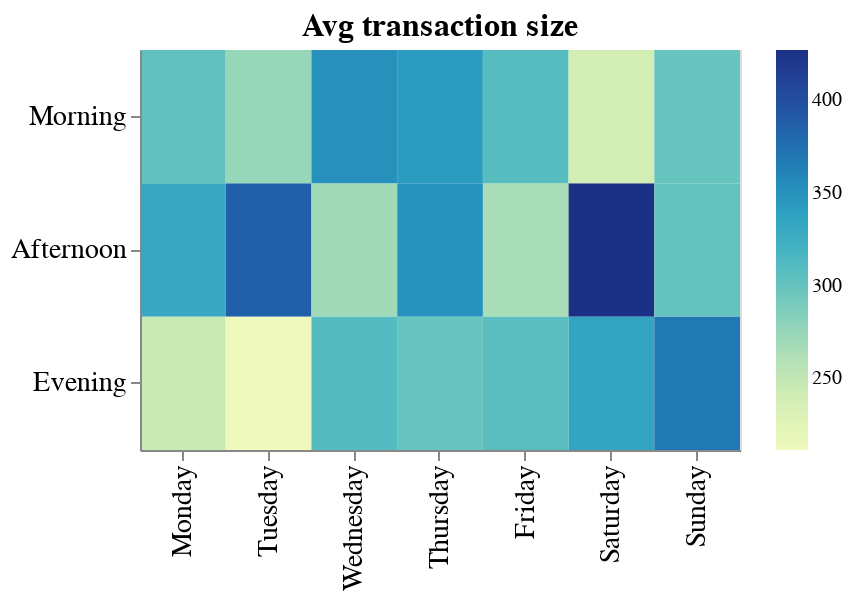

This figure's notebook cell:
### Code cell
# Let's try this... plot average transaction size for store A using `transform_filter`

plot_3 = (alt
 .Chart(agg_df)
 .mark_rect()
 .encode(
     alt.X('Day_of_week:N', title=None, sort=days),
     alt.Y('Time_of_day:N', title=None, sort=times),
     alt.Color('Avg_trans_size:Q', title=None),
     tooltip='Avg_trans_size:Q')
 .transform_filter(alt.FieldEqualPredicate(field='Branch', equal='A'))
 .configure_axis(labelFontSize=14, titleFontSize=14)
 .configure_title(fontSize=16)
 .properties(width=300, height=200, title='Avg transaction size')
)

plot_3

### Figure 1 — Vega-Lite specification as saved in the notebook (floating-point values rounded to 4 significant figures)
{"$schema": "https://vega.github.io/schema/vega-lite/v3.4.0.json", "config": {"axis": {"labelFontSize": 14, "titleFontSize": 14}, "mark": {"tooltip": null}, "title": {"fontSize": 16}, "view": {"height": 300, "width": 400}}, "data": {"name": "data-190ad67527f7402a31f09e2dba7b8aa5"}, "datasets": {"data-190ad67527f7402a31f09e2dba7b8aa5": [{"Avg_trans_size": 265.7, "Branch": "A", "Day_of_week": "Friday", "Invoice ID": 20, "Time_of_day": "Afternoon", "Total": 5315.0}, {"Avg_trans_size": 306.3, "Branch": "A", "Day_of_week": "Friday", "Invoice ID": 16, "Time_of_day": "Evening", "Total": 4901.0}, {"Avg_trans_size": 309.1, "Branch": "A", "Day_of_week": "Friday", "Invoice ID": 14, "Time_of_day": "Morning", "Total": 4328.0}, {"Avg_trans_size": 330.3, "Branch": "A", "Day_of_week": "Monday", "Invoice ID": 18, "Time_of_day": "Afternoon", "Total": 5945.0}, {"Avg_trans_size": 245.4, "Branch": "A", "Day_of_week": "Monday", "Invoice ID": 14, "Time_of_day": "Evening", "Total": 3436.0}, {"Avg_trans_size": 303.6, "Branch": "A", "Day_of_week": "Monday", "Invoice ID": 16, "Time_of_day": "Morning", "Total": 4858.0}, {"Avg_trans_size": 426.9, "Branch": "A", "Day_of_week": "Saturday", "Invoice ID": 16, "Time_of_day": "Afternoon", "Total": 6830.0}, {"Avg_trans_size": 334.4, "Branch": "A", "Day_of_week": "Saturday", "Invoice ID": 19, "Time_of_day": "Evening", "Total": 6354.0}, {"Avg_trans_size": 238.8, "Branch": "A", "Day_of_week": "Saturday", "Invoice ID": 15, "Time_of_day": "Morning", "Total": 3581.0}, {"Avg_trans_size": 299.8, "Branch": "A", "Day_of_week": "Sunday", "Invoice ID": 16, "Time_of_day": "Afternoon", "Total": 4797.0}, {"Avg_trans_size": 368.2, "Branch": "A", "Day_of_week": "Sunday", "Invoice ID": 21, "Time_of_day": "Evening", "Total": 7733.0}, {"Avg_trans_size": 298.4, "Branch": "A", "Day_of_week": "Sunday", "Invoice ID": 15, "Time_of_day": "Morning", "Total": 4477.0}, {"Avg_trans_size": 349.9, "Branch": "A", "Day_of_week": "Thursday", "Invoice ID": 20, "Time_of_day": "Afternoon", "Total": 6998.0}, {"Avg_trans_size": 298.7, "Branch": "A", "Day_of_week": "Thursday", "Invoice ID": 11, "Time_of_day": "Evening", "Total": 3286.0}, {"Avg_trans_size": 342.6, "Branch": "A", "Day_of_week": "Thursday", "Invoice ID": 15, "Time_of_day": "Morning", "Total": 5139.0}, {"Avg_trans_size": 386.5, "Branch": "A", "Day_of_week": "Tuesday", "Invoice ID": 18, "Time_of_day": "Afternoon", "Total": 6957.0}, {"Avg_trans_size": 211.5, "Branch": "A", "Day_of_week": "Tuesday", "Invoice ID": 17, "Time_of_day": "Evening", "Total": 3595.0}, {"Avg_trans_size": 275.2, "Branch": "A", "Day_of_week": "Tuesday", "Invoice ID": 16, "Time_of_day": "Morning", "Total": 4403.0}, {"Avg_trans_size": 270.5, "Branch": "A", "Day_of_week": "Wednesday", "Invoice ID": 17, "Time_of_day": "Afternoon", "Total": 4599.0}, {"Avg_trans_size": 310.1, "Branch": "A", "Day_of_week": "Wednesday", "Invoice ID": 11, "Time_of_day": "Evening", "Total": 3412.0}, {"Avg_trans_size": 350.5, "Branch": "A", "Day_of_week": "Wednesday", "Invoice ID": 15, "Time_of_day": "Morning", "Total": 5257.0}, {"Avg_trans_size": 254.9, "Branch": "B", "Day_of_week": "Friday", "Invoice ID": 21, "Time_of_day": "Afternoon", "Total": 5353.0}, {"Avg_trans_size": 331.7, "Branch": "B", "Day_of_week": "Friday", "Invoice ID": 13, "Time_of_day": "Evening", "Total": 4312.0}, {"Avg_trans_size": 279.6, "Branch": "B", "Day_of_week": "Friday", "Invoice ID": 17, "Time_of_day": "Morning", "Total": 4753.0}, {"Avg_trans_size": 327.2, "Branch": "B", "Day_of_week": "Monday", "Invoice ID": 13, "Time_of_day": "Afternoon", "Total": 4254.0}, {"Avg_trans_size": 256.6, "Branch": "B", "Day_of_week": "Monday", "Invoice ID": 15, "Time_of_day": "Evening", "Total": 3849.0}, {"Avg_trans_size": 421.1, "Branch": "B", "Day_of_week": "Monday", "Invoice ID": 11, "Time_of_day": "Morning", "Total": 4632.0}, {"Avg_trans_size": 334.0, "Branch": "B", "Day_of_week": "Saturday", "Invoice ID": 15, "Time_of_day": "Afternoon", "Total": 5010.0}, {"Avg_trans_size": 347.5, "Branch": "B", "Day_of_week": "Saturday", "Invoice ID": 30, "Time_of_day": "Evening", "Total": 10420.0}, {"Avg_trans_size": 390.0, "Branch": "B", "Day_of_week": "Saturday", "Invoice ID": 15, "Time_of_day": "Morning", "Total": 5850.0}, {"Avg_trans_size": 306.3, "Branch": "B", "Day_of_week": "Sunday", "Invoice ID": 15, "Time_of_day": "Afternoon", "Total": 4594.0}, {"Avg_trans_size": 244.2, "Branch": "B", "Day_of_week": "Sunday", "Invoice ID": 14, "Time_of_day": "Evening", "Total": 3418.0}, {"Avg_trans_size": 400.5, "Branch": "B", "Day_of_week": "Sunday", "Invoice ID": 6, "Time_of_day": "Morning", "Total": 2403.0}, {"Avg_trans_size": 406.8, "Branch": "B", "Day_of_week": "Thursday", "Invoice ID": 17, "Time_of_day": "Afternoon", "Total": 6915.0}, {"Avg_trans_size": 379.4, "Branch": "B", "Day_of_week": "Thursday", "Invoice ID": 15, "Time_of_day": "Evening", "Total": 5690.0}, {"Avg_trans_size": 264.4, "Branch": "B", "Day_of_week": "Thursday", "Invoice ID": 12, "Time_of_day": "Morning", "Total": 3173.0}, {"Avg_trans_size": 377.2, "Branch": "B", "Day_of_week": "Tuesday", "Invoice ID": 14, "Time_of_day": "Afternoon", "Total": 5281.0}, {"Avg_trans_size": 354.3, "Branch": "B", "Day_of_week": "Tuesday", "Invoice ID": 20, "Time_of_day": "Evening", "Total": 7087.0}, {"Avg_trans_size": 341.6, "Branch": "B", "Day_of_week": "Tuesday", "Invoice ID": 19, "Time_of_day": "Morning", "Total": 6491.0}, {"Avg_trans_size": 269.2, "Branch": "B", "Day_of_week": "Wednesday", "Invoice ID": 22, "Time_of_day": "Afternoon", "Total": 5923.0}, {"Avg_trans_size": 261.0, "Branch": "B", "Day_of_week": "Wednesday", "Invoice ID": 24, "Time_of_day": "Evening", "Total": 6263.0}, {"Avg_trans_size": 130.4, "Branch": "B", "Day_of_week": "Wednesday", "Invoice ID": 4, "Time_of_day": "Morning", "Total": 521.5}, {"Avg_trans_size": 477.1, "Branch": "C", "Day_of_week": "Friday", "Invoice ID": 17, "Time_of_day": "Afternoon", "Total": 8111.0}, {"Avg_trans_size": 419.6, "Branch": "C", "Day_of_week": "Friday", "Invoice ID": 13, "Time_of_day": "Evening", "Total": 5454.0}, {"Avg_trans_size": 175.0, "Branch": "C", "Day_of_week": "Friday", "Invoice ID": 8, "Time_of_day": "Morning", "Total": 1400.0}, {"Avg_trans_size": 284.0, "Branch": "C", "Day_of_week": "Monday", "Invoice ID": 19, "Time_of_day": "Afternoon", "Total": 5396.0}, {"Avg_trans_size": 334.7, "Branch": "C", "Day_of_week": "Monday", "Invoice ID": 11, "Time_of_day": "Evening", "Total": 3682.0}, {"Avg_trans_size": 230.9, "Branch": "C", "Day_of_week": "Monday", "Invoice ID": 8, "Time_of_day": "Morning", "Total": 1847.0}, {"Avg_trans_size": 323.8, "Branch": "C", "Day_of_week": "Saturday", "Invoice ID": 20, "Time_of_day": "Afternoon", "Total": 6476.0}, {"Avg_trans_size": 407.3, "Branch": "C", "Day_of_week": "Saturday", "Invoice ID": 18, "Time_of_day": "Evening", "Total": 7332.0}, {"Avg_trans_size": 266.4, "Branch": "C", "Day_of_week": "Saturday", "Invoice ID": 16, "Time_of_day": "Morning", "Total": 4262.0}, {"Avg_trans_size": 315.8, "Branch": "C", "Day_of_week": "Sunday", "Invoice ID": 17, "Time_of_day": "Afternoon", "Total": 5368.0}, {"Avg_trans_size": 295.0, "Branch": "C", "Day_of_week": "Sunday", "Invoice ID": 17, "Time_of_day": "Evening", "Total": 5016.0}, {"Avg_trans_size": 554.4, "Branch": "C", "Day_of_week": "Sunday", "Invoice ID": 12, "Time_of_day": "Morning", "Total": 6652.0}, {"Avg_trans_size": 215.0, "Branch": "C", "Day_of_week": "Thursday", "Invoice ID": 13, "Time_of_day": "Afternoon", "Total": 2795.0}, {"Avg_trans_size": 322.9, "Branch": "C", "Day_of_week": "Thursday", "Invoice ID": 18, "Time_of_day": "Evening", "Total": 5812.0}, {"Avg_trans_size": 325.9, "Branch": "C", "Day_of_week": "Thursday", "Invoice ID": 17, "Time_of_day": "Morning", "Total": 5540.0}, {"Avg_trans_size": 396.3, "Branch": "C", "Day_of_week": "Tuesday", "Invoice ID": 19, "Time_of_day": "Afternoon", "Total": 7529.0}, {"Avg_trans_size": 325.4, "Branch": "C", "Day_of_week": "Tuesday", "Invoice ID": 23, "Time_of_day": "Evening", "Total": 7484.0}, {"Avg_trans_size": 221.2, "Branch": "C", "Day_of_week": "Tuesday", "Invoice ID": 12, "Time_of_day": "Morning", "Total": 2654.0}, {"Avg_trans_size": 417.2, "Branch": "C", "Day_of_week": "Wednesday", "Invoice ID": 18, "Time_of_day": "Afternoon", "Total": 7510.0}, {"Avg_trans_size": 306.9, "Branch": "C", "Day_of_week": "Wednesday", "Invoice ID": 15, "Time_of_day": "Evening", "Total": 4604.0}, {"Avg_trans_size": 331.9, "Branch": "C", "Day_of_week": "Wednesday", "Invoice ID": 17, "Time_of_day": "Morning", "Total": 5642.0}]}, "encoding": {"color": {"field": "Avg_trans_size", "title": null, "type": "quantitative"}, "tooltip": {"field": "Avg_trans_size", "type": "quantitative"}, "x": {"field": "Day_of_week", "sort": ["Monday", "Tuesday", "Wednesday", "Thursday", "Friday", "Saturday", "Sunday"], "title": null, "type": "nominal"}, "y": {"field": "Time_of_day", "sort": ["Morning", "Afternoon", "Evening"], "title": null, "type": "nominal"}}, "height": 200, "mark": "rect", "title": "Avg transaction size", "transform": [{"filter": {"equal": "A", "field": "Branch"}}], "width": 300}
